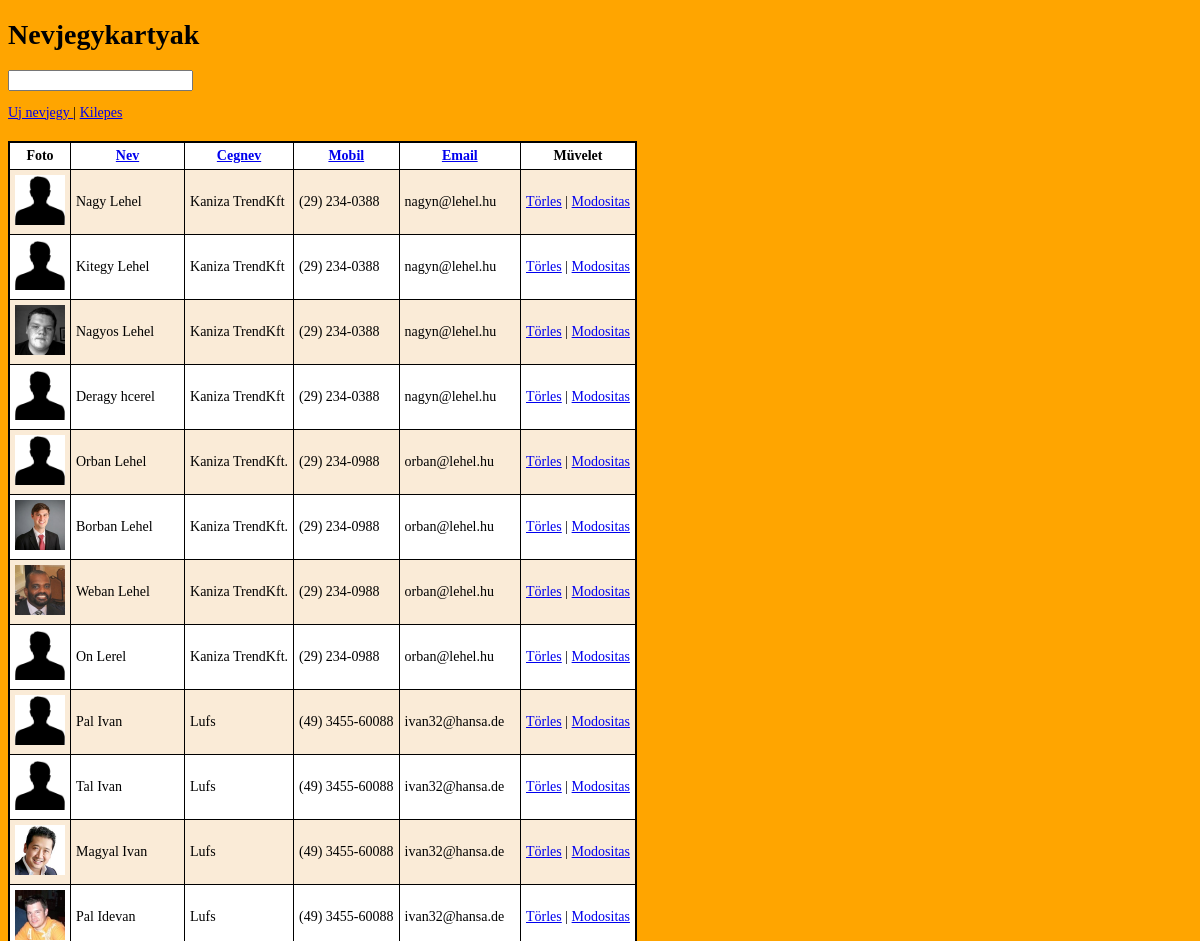
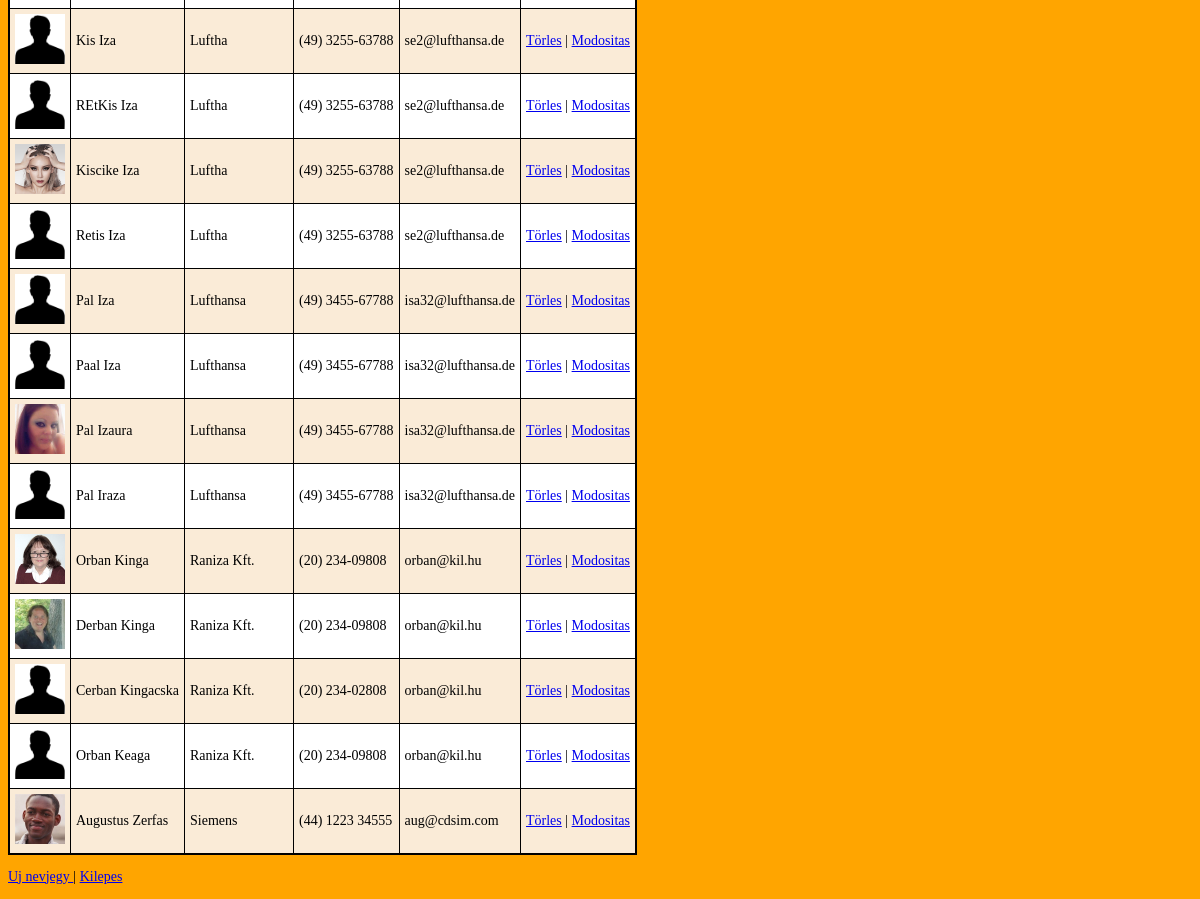
Page /admin/lista.php?rendez=cegnev (signed in) on the committed database (2 pictures, top to bottom).
### tables this page shows
CREATE TABLE IF NOT EXISTS `nevjegyek` (
  `id` smallint(6) NOT NULL AUTO_INCREMENT,
  `foto` varchar(64) DEFAULT '''nincskep.png''',
  `nev` varchar(20) DEFAULT NULL,
  `cegnev` varchar(30) DEFAULT NULL,
  `foglalkozas` varchar(8) DEFAULT NULL,
  `Email` varchar(18) DEFAULT NULL,
  `Mobil` varchar(15) DEFAULT NULL,
  PRIMARY KEY (`id`)
);

### admin/lista.php (the view, shortened to what this page needs)
<?php
require("../kapcsolat.php");
$rendez = (isset($_GET['rendez'])) ? $_GET['rendez'] : "nev" ;
$kifejezes = (isset($_POST['kifejezes'])) ? $_POST['kifejezes'] : "" ;
$sql = "SELECT *
FROM nevjegyek
WHERE nev LIKE '%{$kifejezes}%'
OR cegnev LIKE '%{$kifejezes}%'
OR Mobil LIKE '%{$kifejezes}%'
OR Email LIKE '%{$kifejezes}%'
ORDER by {$rendez} ASC";
$eredmeny = mysqli_query($dbconn, $sql);
$kimenet = "<table>
<tr>
<th>Foto</th>
<th><a href=\"?rendez=nev\">Nev</a></th>
<th><a href=\"?rendez=cegnev\">Cegnev</a></th>
<th><a href=\"?rendez=Mobil\">Mobil</a></th>
<th><a href=\"?rendez=Email\">Email</a></th>
<th>Müvelet</th>
</tr>";
while ($sor = mysqli_fetch_assoc($eredmeny)){
    $kimenet.="<tr>
    <td><img src=\"../kepek/{$sor['foto']}\" alt=\"{$sor['nev']}\"></td>
    <td >{$sor['nev']}</td>
    <td>{$sor['cegnev']}</td>
    <td>{$sor['Mobil']}</td>
    <td>{$sor['Email']}</td>
    <td><a href=\"torles.php?id={$sor['id']}\">Törles</a> | <a href=\"modositas.php?id={$sor['id']}\">Modositas</a></td>
    </tr>";
};
$kimenet.= "</table>\n";
?><!DOCTYPE html>
<html>
<head>
    <link rel="stylesheet" type="text/css" href="../stilus1.css" />
</head>
<body>
    <h1>Nevjegykartyak</h1>
    <form method="post" action="">
        <input type="search" id="kifejezes" name="kifejezes">
    </form>
    <p><a href="felvitel.php">Uj nevjegy </a> | <a href="kilepes.php">Kilepes </a></p>
    <?php
    print $kimenet
    ?>
     <p><a href="felvitel.php">Uj nevjegy </a> | <a href="kilepes.php">Kilepes </a></p>
</body>
</html>

### stilus1.css (style rules this page uses)
body { font-family: Georgia, 'Times New Roman', Times, serif; font-size: 14px; background-color:orange; }
table { margin-top:20px; border: solid 2px black; border-collapse: collapse; }
tr:nth-child(2n) { background-color: antiquewhite; }
tr:nth-child(2n+1) { background-color:white; }
th, td { padding: 5px; border: solid 1px black; }
td img { width: 50px; }

### rows in the picture
nevjegyek: foto (picture), nev "Nagy Lehel", cegnev "Kaniza TrendKft", Mobil "(29) 234-0388", Email "nagyn@lehel.hu"
nevjegyek: foto (picture), nev "Kitegy Lehel", cegnev "Kaniza TrendKft", Mobil "(29) 234-0388", Email "nagyn@lehel.hu"
nevjegyek: foto (picture), nev "Nagyos Lehel", cegnev "Kaniza TrendKft", Mobil "(29) 234-0388", Email "nagyn@lehel.hu"
nevjegyek: foto (picture), nev "Deragy hcerel", cegnev "Kaniza TrendKft", Mobil "(29) 234-0388", Email "nagyn@lehel.hu"
nevjegyek: foto (picture), nev "Orban Lehel", cegnev "Kaniza TrendKft.", Mobil "(29) 234-0988", Email "orban@lehel.hu"
nevjegyek: foto (picture), nev "Borban Lehel", cegnev "Kaniza TrendKft.", Mobil "(29) 234-0988", Email "orban@lehel.hu"
nevjegyek: foto (picture), nev "Weban Lehel", cegnev "Kaniza TrendKft.", Mobil "(29) 234-0988", Email "orban@lehel.hu"
nevjegyek: foto (picture), nev "On Lerel", cegnev "Kaniza TrendKft.", Mobil "(29) 234-0988", Email "orban@lehel.hu"
nevjegyek: foto (picture), nev "Pal Ivan", cegnev "Lufs", Mobil "(49) 3455-60088", Email "ivan32@hansa.de"
nevjegyek: foto (picture), nev "Tal Ivan", cegnev "Lufs", Mobil "(49) 3455-60088", Email "ivan32@hansa.de"
nevjegyek: foto (picture), nev "Magyal Ivan", cegnev "Lufs", Mobil "(49) 3455-60088", Email "ivan32@hansa.de"
nevjegyek: foto (picture), nev "Pal Idevan", cegnev "Lufs", Mobil "(49) 3455-60088", Email "ivan32@hansa.de"
nevjegyek: foto (picture), nev "Kis Iza", cegnev "Luftha", Mobil "(49) 3255-63788", Email "se2@lufthansa.de"
nevjegyek: foto (picture), nev "REtKis Iza", cegnev "Luftha", Mobil "(49) 3255-63788", Email "se2@lufthansa.de"
nevjegyek: foto (picture), nev "Kiscike Iza", cegnev "Luftha", Mobil "(49) 3255-63788", Email "se2@lufthansa.de"
nevjegyek: foto (picture), nev "Retis Iza", cegnev "Luftha", Mobil "(49) 3255-63788", Email "se2@lufthansa.de"
nevjegyek: foto (picture), nev "Pal Iza", cegnev "Lufthansa", Mobil "(49) 3455-67788", Email "isa32@lufthansa.de"
nevjegyek: foto (picture), nev "Paal Iza", cegnev "Lufthansa", Mobil "(49) 3455-67788", Email "isa32@lufthansa.de"
nevjegyek: foto (picture), nev "Pal Izaura", cegnev "Lufthansa", Mobil "(49) 3455-67788", Email "isa32@lufthansa.de"
nevjegyek: foto (picture), nev "Pal Iraza", cegnev "Lufthansa", Mobil "(49) 3455-67788", Email "isa32@lufthansa.de"
nevjegyek: foto (picture), nev "Orban Kinga", cegnev "Raniza Kft.", Mobil "(20) 234-09808", Email "orban@kil.hu"
nevjegyek: foto (picture), nev "Derban Kinga", cegnev "Raniza Kft.", Mobil "(20) 234-09808", Email "orban@kil.hu"
nevjegyek: foto (picture), nev "Cerban Kingacska", cegnev "Raniza Kft.", Mobil "(20) 234-02808", Email "orban@kil.hu"
nevjegyek: foto (picture), nev "Orban Keaga", cegnev "Raniza Kft.", Mobil "(20) 234-09808", Email "orban@kil.hu"
nevjegyek: foto (picture), nev "Augustus Zerfas", cegnev "Siemens", Mobil "(44) 1223 34555", Email "aug@cdsim.com"
